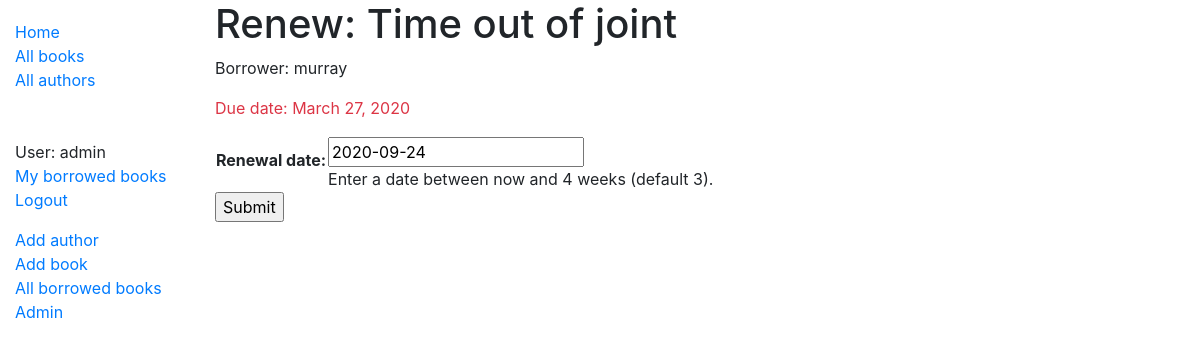
Before: /catalog/book/625758c7-9c92-4139-a16f-623e3ed86a7e/renew/ (signed in) with the older database file.
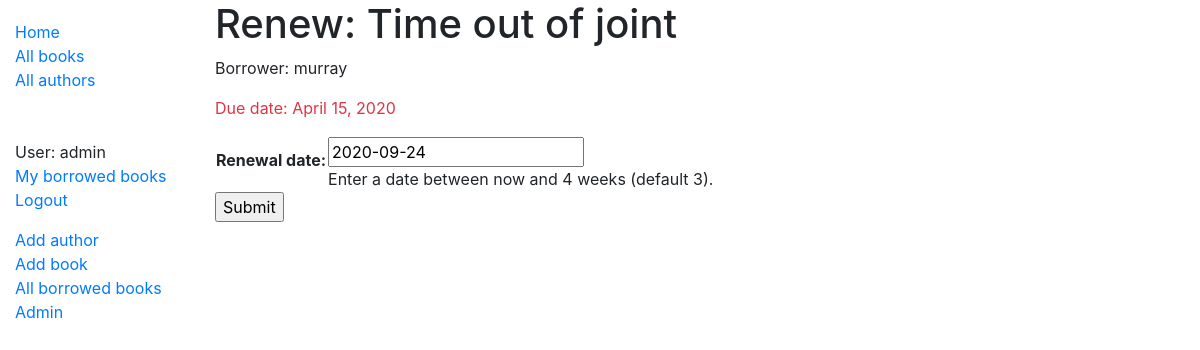
After: the same page with the newer database file.
### catalog/models.py (models this page shows, shortened)
class BookInstance(models.Model):
    id = models.UUIDField(primary_key=True, default=uuid.uuid4, help_text='Unique ID for this particular book across whole library')
    book = models.ForeignKey('Book', on_delete=models.SET_NULL, null=True)
    imprint = models.CharField(max_length=200)
    due_back = models.DateField(null=True, blank=True)
    borrower = models.ForeignKey(User, on_delete=models.SET_NULL, null=True, blank=True)
    LOAN_STATUS = (
        ('m', 'Maintenance'),
        ('o', 'On loan'),
        ('a', 'Available'),
        ('r', 'Reserved'),
    )
    status = models.CharField(
        max_length=1,
        choices=LOAN_STATUS,
        blank=True,
        default='m',
        help_text='Book availability',
    )
    @property
    def is_overdue(self):
        if self.due_back and date.today() > self.due_back:
            return True
        return False
    class Meta:
        ordering = ['due_back']
        permissions = (("can_mark_returned", "Set book as returned"),)

class Book(models.Model):
    title = models.CharField(max_length=200)
    author = models.ForeignKey('Author', on_delete=models.SET_NULL, null=True)
    summary = models.TextField(max_length=1000, help_text='Enter a brief description of the book')
    isbn = models.CharField('ISBN', max_length=13, help_text='13 Character <a href="https://www.isbn-international.org/content/what-isbn">ISBN number</a>')
    genre = models.ManyToManyField(Genre, help_text='Select a genre for this book')
    def display_genre(self):
        """Create a string for the Genre. This is required to display genre in Admin."""
        return ', '.join(genre.name for genre in self.genre.all()[:3])
    display_genre.short_description = 'Genre'
    language = models.ForeignKey(Language, on_delete=models.SET_NULL, null=True, help_text='Select a language for this book')
    def display_language(self):
        return language.name
    display_language.short_description = 'Language'

### catalog/views.py (the view)
# urls.py: path('book/<uuid:pk>/renew/', views.renew_book_librarian, name='renew-book-librarian'),
@permission_required('catalog.can_mark_returned')
def renew_book_librarian(request, pk):
    book_instance = get_object_or_404(BookInstance, pk=pk)
    if request.method == 'POST':
        form = RenewBookForm(request.POST)
        if form.is_valid():
            book_instance.due_back = form.cleaned_data['renewal_date']
            book_instance.save()
            return HttpResponseRedirect(reverse('all-borrowed') )
    else:
        proposed_renewal_date = datetime.date.today() + datetime.timedelta(weeks=3)
        form = RenewBookForm(initial={'renewal_date': proposed_renewal_date})
    context = {
        'form': form,
        'book_instance': book_instance,
    }
    return render(request, 'catalog/book_renew_librarian.html', context)

### catalog/forms.py (shortened to what this page needs)
class RenewBookForm(forms.Form):
    renewal_date = forms.DateField(help_text="Enter a date between now and 4 weeks (default 3).")

### catalog/templates/catalog/book_renew_librarian.html (shortened to what this page needs)
{% extends "base_generic.html" %}
{% block content %}
  <h1>Renew: {{ book_instance.book.title }}</h1>
  <p>Borrower: {{ book_instance.borrower }}</p>
  <p{% if book_instance.is_overdue %} class="text-danger"{% endif %}>Due date: {{ book_instance.due_back }}</p>
  <form action="" method="post">
    <table>
    {{ form.as_table }}
    </table>
    <input type="submit" value="Submit">
  </form>
{% endblock %}

Changed rows visible on the page:
changed BookInstance "Time out of joint": due_back "March 27, 2020" → "April 15, 2020"
